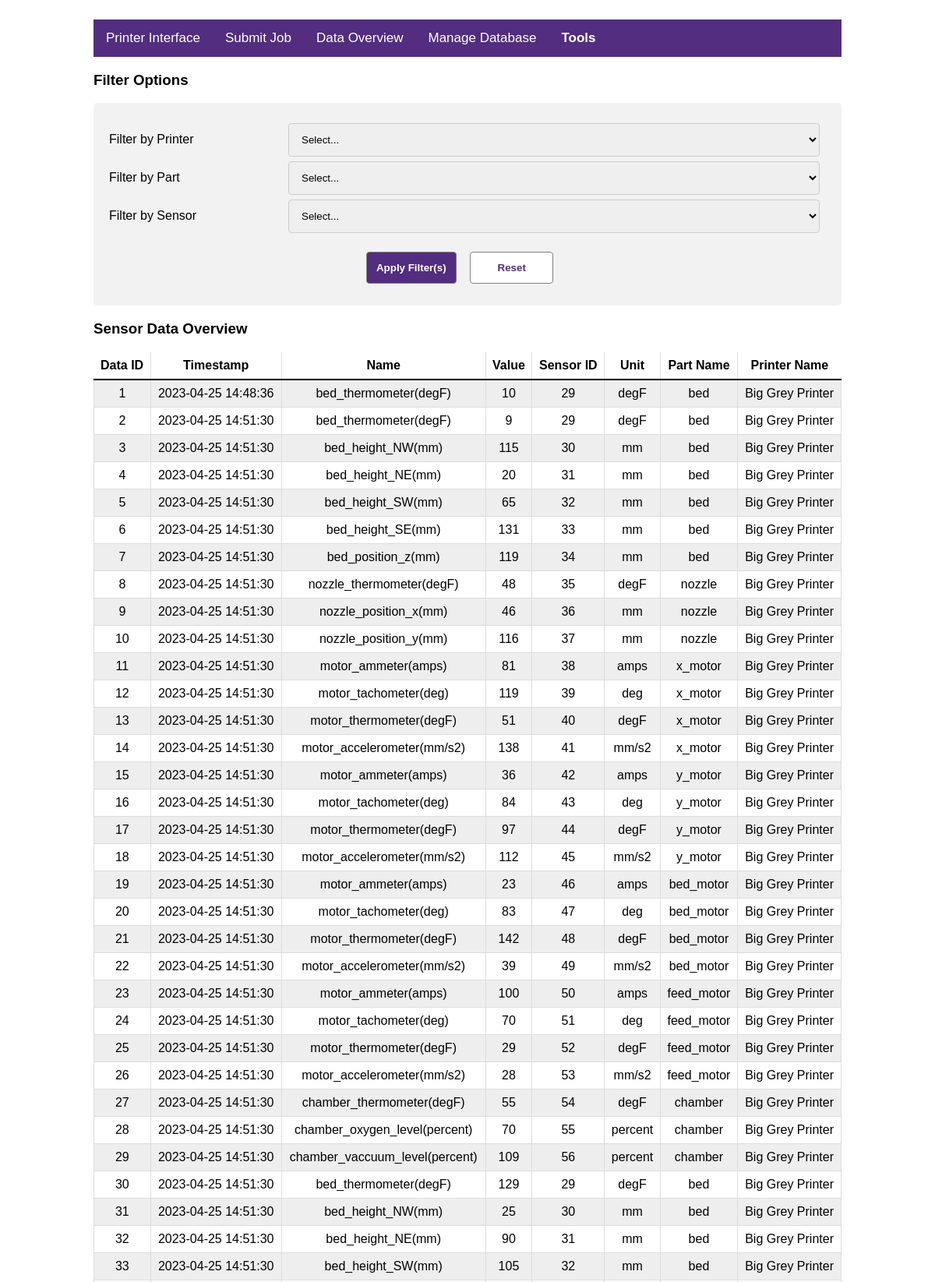
/php/sensor_data.php (upper part), run on the app's committed database.
### tables this page shows
CREATE TABLE `Sensor_Data` (
  `data_ID` int(11) NOT NULL AUTO_INCREMENT,
  `timestamp` datetime NOT NULL,
  `data_name` varchar(45) DEFAULT NULL,
  `value` decimal(10,0) NOT NULL,
  `unit` varchar(8) DEFAULT NULL,
  `sensor_ID` int(11) NOT NULL DEFAULT '-1',
  PRIMARY KEY (`data_ID`),
  KEY `fk_Sensor_Data_Sensor1_idx` (`sensor_ID`),
  CONSTRAINT `fk_Sensor_Data_Sensor1` FOREIGN KEY (`sensor_ID`) REFERENCES `Sensor` (`sensor_ID`) ON DELETE NO ACTION ON UPDATE NO ACTION
);

CREATE TABLE `Part` (
  `part_ID` int(11) NOT NULL AUTO_INCREMENT,
  `part_name` varchar(60) DEFAULT NULL,
  `vendor_ID` int(11) NOT NULL DEFAULT '-1',
  `printer_ID` int(11) NOT NULL DEFAULT '-1',
  PRIMARY KEY (`part_ID`),
  KEY `fk_Part_Vendor_idx` (`vendor_ID`),
  KEY `fk_Part_Printer1_idx` (`printer_ID`),
  CONSTRAINT `fk_Part_Printer1` FOREIGN KEY (`printer_ID`) REFERENCES `Printer` (`printer_ID`) ON DELETE NO ACTION ON UPDATE NO ACTION,
  CONSTRAINT `fk_Part_Vendor` FOREIGN KEY (`vendor_ID`) REFERENCES `Vendor` (`vendor_ID`) ON DELETE NO ACTION ON UPDATE NO ACTION
);

CREATE TABLE `Printer` (
  `printer_ID` int(11) NOT NULL AUTO_INCREMENT,
  `location` varchar(45) DEFAULT NULL,
  `IPv6` varchar(25) DEFAULT NULL,
  `model` varchar(45) DEFAULT NULL,
  `vendor_ID` int(11) NOT NULL DEFAULT '-1',
  `printer_name` varchar(45) DEFAULT NULL,
  PRIMARY KEY (`printer_ID`),
  UNIQUE KEY `printer_name_UNIQUE` (`printer_name`),
  KEY `fk_Printer_Vendor1_idx` (`vendor_ID`),
  CONSTRAINT `fk_Printer_Vendor1` FOREIGN KEY (`vendor_ID`) REFERENCES `Vendor` (`vendor_ID`) ON DELETE NO ACTION ON UPDATE NO ACTION
);

### php/sensor_data.php (the view, shortened to what this page needs)
<!DOCTYPE html>
<html>
    <head>
        <link rel="stylesheet" href="../web/css/styles.css">
    </head>
    <body>
        <?php
                include "../web/nav.php"; printTopNav();
                $conn = connectToServer(to_print: false);
                $conn->query("USE 3DPrinterDT;");
        ?>
        <h3> Filter Options </h3>
        <div class='form-container'>
            <form method='post' action='' target='_self'>
                <div class='row'>
                    <div class='col-25'>
                        <label for='printer'>Filter by Printer</label>
                    </div>
                    <div class='col-75'>
                        <select id='printer' name='printer' onChange="changePart(this.value);">
                            <option value="" disabled selected>Select...</option>
                        </select>
                    </div>
                </div>
                <div class='row'>
                    <div class='col-25'>
                        <label for='part'>Filter by Part</label>
                    </div>
                    <div class='col-75'>
                        <select id='part' name='part' onChange="changeSensor(this.value);">
                            <option value="" disabled selected>Select...</option>
                        </select>
                    </div>
                </div>
                <div class='row'>
                    <div class='col-25'>
                        <label for='sensor'>Filter by Sensor</label>
                    </div>
                    <div class='col-75'>
                        <select id='sensor' name='sensor'>
                            <option value="" disabled selected>Select...</option>
                        </select>
                    </div>
                </div>
                <div class ='submit-row'>
                        <input type="submit" value="Apply Filter(s)">
                        <input type="reset" value="Reset">
                </div>
            </form>
        </div>
        <?php
            $query = "SELECT Sensor_Data.data_ID, Sensor_Data.timestamp, Sensor_Data.data_name,
            Sensor_Data.value, Sensor_Data.sensor_ID, Sensor_Data.unit, Part.part_name, Printer.printer_name
            FROM Sensor_Data, Sensor, Part, Printer
            WHERE Sensor_Data.sensor_ID = Sensor.sensor_ID
            AND Sensor.part_ID = Part.part_ID
            AND Part.printer_ID = Printer.printer_ID";
            $query = $query." ORDER BY Sensor_Data.timestamp ASC, Sensor_Data.data_ID ASC;";
            $attributes = array("data_ID", "timestamp", "data_name", "value", "sensor_ID",
                                "unit", "part_name", "printer_name");
            $labels = array("Data ID", "Timestamp", "Name", "Value", "Sensor ID",
                                "Unit", "Part Name", "Printer Name");
            $results = $conn->query($query);
            $table = $results->fetch_all(MYSQLI_BOTH);
        ?>
        <div style="overflow:scroll">
            <table>
                <?php
                    printf("<h3> Sensor Data Overview </h3>");
                    printf("<table>");
                    for ($i=0; $i < count($attributes); $i++) {
                        printf("<th>%s</th>\n", $labels[$i]);
                    }
                    foreach($table as $row) {
                        printf("
                            <tr>");
                                for ($i=0; $i<count($attributes); $i++) {
                                    printf("<td>%s</td>\n", $row[$attributes[$i]]);
                                }
                        printf("
                            </tr>");
                    }
                    printf("</table>\n");
                ?>
            </table>
        </div>
    </body>
</html>

### web/css/styles.css (style rules this page uses)
body { margin-top: 25px; margin-left: auto; margin-right: auto; max-width: 60em; font-family: Arial, Verdana, sans-serif; }
form { text-align: left; }
label { padding: 12px 12px 12px 0; display: inline-block; }
input[type=text], input[type=number], input[type=datetime-local], select, textarea { box-sizing: content-box; width: 95%; padding: 12px; border: 1px solid #ccc; border-radius: 4px; resize: vertical; }
input::file-selector-button, input[type=reset] { font-weight: bold; color: #522D80; background-color: white; padding: 12px; resize: vertical; border: thin solid grey; border-radius: 4px; min-width: 8em; margin-right: 1.5em; }
input[type=submit] { font-weight: bold; color: white; background-color: #522D80; padding: 12px; resize: vertical; border: thin solid grey; border-radius: 4px; min-width: 8em; margin-right: 1em; }
.submit-row { text-align: center; margin-top: 1.5em; margin-bottom: .5em; }
.form-container { border-radius: 5px; background-color: #f2f2f2; padding: 20px; }
.col-25 { float: left; width: 25%; margin-top: 6px; }
.col-75 { float: left; width: 75%; margin-top: 6px; }
.row::after { content: ""; display: table; clear: both; }
table { font-family: arial, sans-serif; border-collapse: collapse; width: 100%; }
table td { border: 1px solid #dddddd; text-align: center; padding: 8px; }
table th { border-bottom: 2px solid black; text-align: center; padding: 8px; }
table th + th { border-left: 1px solid #dddddd; }
table tr:nth-child(even) { background-color: #eeeeee; }

### data on the page
sensor_data: data_ID "1", timestamp "2023-04-25 14:48:36", data_name "bed_thermometer(degF)", value "10", sensor_ID "29", unit "degF", part.part_name "bed", printer.printer_name "Big Grey Printer"
sensor_data: data_ID "2", timestamp "2023-04-25 14:51:30", data_name "bed_thermometer(degF)", value "9", sensor_ID "29", unit "degF", part.part_name "bed", printer.printer_name "Big Grey Printer"
sensor_data: data_ID "3", timestamp "2023-04-25 14:51:30", data_name "bed_height_NW(mm)", value "115", sensor_ID "30", unit "mm", part.part_name "bed", printer.printer_name "Big Grey Printer"
sensor_data: data_ID "4", timestamp "2023-04-25 14:51:30", data_name "bed_height_NE(mm)", value "20", sensor_ID "31", unit "mm", part.part_name "bed", printer.printer_name "Big Grey Printer"
sensor_data: data_ID "5", timestamp "2023-04-25 14:51:30", data_name "bed_height_SW(mm)", value "65", sensor_ID "32", unit "mm", part.part_name "bed", printer.printer_name "Big Grey Printer"
sensor_data: data_ID "6", timestamp "2023-04-25 14:51:30", data_name "bed_height_SE(mm)", value "131", sensor_ID "33", unit "mm", part.part_name "bed", printer.printer_name "Big Grey Printer"
sensor_data: data_ID "7", timestamp "2023-04-25 14:51:30", data_name "bed_position_z(mm)", value "119", sensor_ID "34", unit "mm", part.part_name "bed", printer.printer_name "Big Grey Printer"
sensor_data: data_ID "8", timestamp "2023-04-25 14:51:30", data_name "nozzle_thermometer(degF)", value "48", sensor_ID "35", unit "degF", part.part_name "nozzle", printer.printer_name "Big Grey Printer"
sensor_data: data_ID "9", timestamp "2023-04-25 14:51:30", data_name "nozzle_position_x(mm)", value "46", sensor_ID "36", unit "mm", part.part_name "nozzle", printer.printer_name "Big Grey Printer"
sensor_data: data_ID "10", timestamp "2023-04-25 14:51:30", data_name "nozzle_position_y(mm)", value "116", sensor_ID "37", unit "mm", part.part_name "nozzle", printer.printer_name "Big Grey Printer"
sensor_data: data_ID "11", timestamp "2023-04-25 14:51:30", data_name "motor_ammeter(amps)", value "81", sensor_ID "38", unit "amps", part.part_name "x_motor", printer.printer_name "Big Grey Printer"
sensor_data: data_ID "12", timestamp "2023-04-25 14:51:30", data_name "motor_tachometer(deg)", value "119", sensor_ID "39", unit "deg", part.part_name "x_motor", printer.printer_name "Big Grey Printer"
sensor_data: data_ID "13", timestamp "2023-04-25 14:51:30", data_name "motor_thermometer(degF)", value "51", sensor_ID "40", unit "degF", part.part_name "x_motor", printer.printer_name "Big Grey Printer"
sensor_data: data_ID "14", timestamp "2023-04-25 14:51:30", data_name "motor_accelerometer(mm/s2)", value "138", sensor_ID "41", unit "mm/s2", part.part_name "x_motor", printer.printer_name "Big Grey Printer"
sensor_data: data_ID "15", timestamp "2023-04-25 14:51:30", data_name "motor_ammeter(amps)", value "36", sensor_ID "42", unit "amps", part.part_name "y_motor", printer.printer_name "Big Grey Printer"
sensor_data: data_ID "16", timestamp "2023-04-25 14:51:30", data_name "motor_tachometer(deg)", value "84", sensor_ID "43", unit "deg", part.part_name "y_motor", printer.printer_name "Big Grey Printer"
sensor_data: data_ID "17", timestamp "2023-04-25 14:51:30", data_name "motor_thermometer(degF)", value "97", sensor_ID "44", unit "degF", part.part_name "y_motor", printer.printer_name "Big Grey Printer"
sensor_data: data_ID "18", timestamp "2023-04-25 14:51:30", data_name "motor_accelerometer(mm/s2)", value "112", sensor_ID "45", unit "mm/s2", part.part_name "y_motor", printer.printer_name "Big Grey Printer"
sensor_data: data_ID "19", timestamp "2023-04-25 14:51:30", data_name "motor_ammeter(amps)", value "23", sensor_ID "46", unit "amps", part.part_name "bed_motor", printer.printer_name "Big Grey Printer"
sensor_data: data_ID "20", timestamp "2023-04-25 14:51:30", data_name "motor_tachometer(deg)", value "83", sensor_ID "47", unit "deg", part.part_name "bed_motor", printer.printer_name "Big Grey Printer"
sensor_data: data_ID "21", timestamp "2023-04-25 14:51:30", data_name "motor_thermometer(degF)", value "142", sensor_ID "48", unit "degF", part.part_name "bed_motor", printer.printer_name "Big Grey Printer"
sensor_data: data_ID "22", timestamp "2023-04-25 14:51:30", data_name "motor_accelerometer(mm/s2)", value "39", sensor_ID "49", unit "mm/s2", part.part_name "bed_motor", printer.printer_name "Big Grey Printer"
sensor_data: data_ID "23", timestamp "2023-04-25 14:51:30", data_name "motor_ammeter(amps)", value "100", sensor_ID "50", unit "amps", part.part_name "feed_motor", printer.printer_name "Big Grey Printer"
sensor_data: data_ID "24", timestamp "2023-04-25 14:51:30", data_name "motor_tachometer(deg)", value "70", sensor_ID "51", unit "deg", part.part_name "feed_motor", printer.printer_name "Big Grey Printer"
sensor_data: data_ID "25", timestamp "2023-04-25 14:51:30", data_name "motor_thermometer(degF)", value "29", sensor_ID "52", unit "degF", part.part_name "feed_motor", printer.printer_name "Big Grey Printer"
sensor_data: data_ID "26", timestamp "2023-04-25 14:51:30", data_name "motor_accelerometer(mm/s2)", value "28", sensor_ID "53", unit "mm/s2", part.part_name "feed_motor", printer.printer_name "Big Grey Printer"
sensor_data: data_ID "27", timestamp "2023-04-25 14:51:30", data_name "chamber_thermometer(degF)", value "55", sensor_ID "54", unit "degF", part.part_name "chamber", printer.printer_name "Big Grey Printer"
sensor_data: data_ID "28", timestamp "2023-04-25 14:51:30", data_name "chamber_oxygen_level(percent)", value "70", sensor_ID "55", unit "percent", part.part_name "chamber", printer.printer_name "Big Grey Printer"
sensor_data: data_ID "29", timestamp "2023-04-25 14:51:30", data_name "chamber_vaccuum_level(percent)", value "109", sensor_ID "56", unit "percent", part.part_name "chamber", printer.printer_name "Big Grey Printer"
sensor_data: data_ID "30", timestamp "2023-04-25 14:51:30", data_name "bed_thermometer(degF)", value "129", sensor_ID "29", unit "degF", part.part_name "bed", printer.printer_name "Big Grey Printer"
sensor_data: data_ID "31", timestamp "2023-04-25 14:51:30", data_name "bed_height_NW(mm)", value "25", sensor_ID "30", unit "mm", part.part_name "bed", printer.printer_name "Big Grey Printer"
sensor_data: data_ID "32", timestamp "2023-04-25 14:51:30", data_name "bed_height_NE(mm)", value "90", sensor_ID "31", unit "mm", part.part_name "bed", printer.printer_name "Big Grey Printer"
sensor_data: data_ID "33", timestamp "2023-04-25 14:51:30", data_name "bed_height_SW(mm)", value "105", sensor_ID "32", unit "mm", part.part_name "bed", printer.printer_name "Big Grey Printer"

### other printed values
$labels[$i] "Data ID"
$labels[$i] "Timestamp"
$labels[$i] "Name"
$labels[$i] "Value"
$labels[$i] "Sensor ID"
$labels[$i] "Unit"
$labels[$i] "Part Name"
$labels[$i] "Printer Name"
